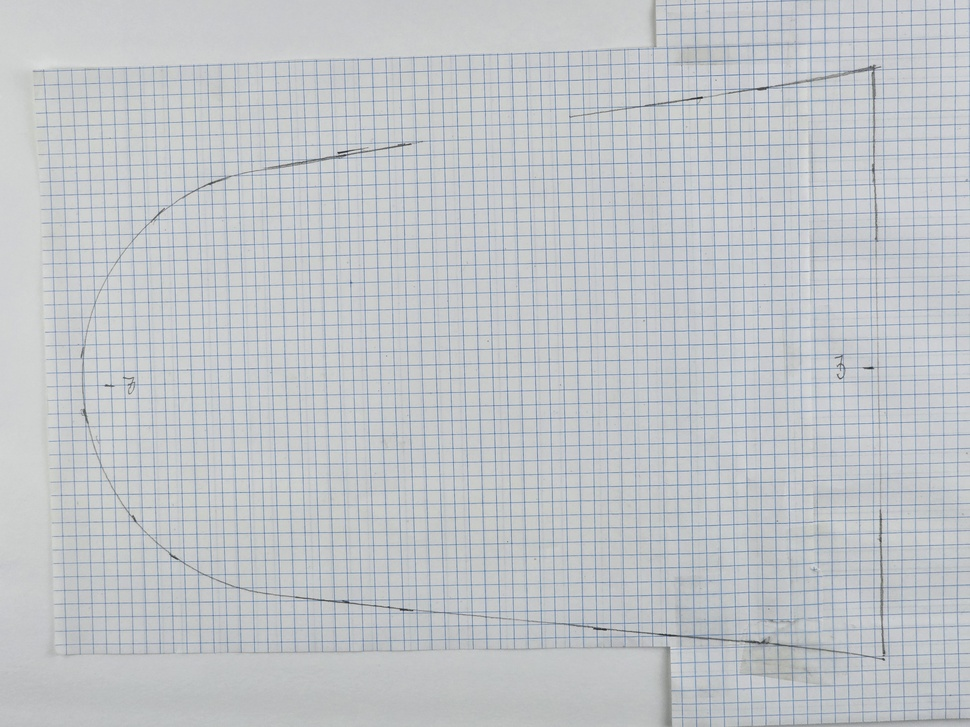
#> input picture Third Analysis/20260917_175649.jpg, 970 x 727 px, shrunk from 4000 x 3000 before the run, given in place of 20260917_175649.png, which was not available
$ python measure_period.py
#> lines starting #> are read from the running program, lines starting #| are printed output that depends on the picture; pictures that were not available may be replaced by others from this repository, and a replacement may not be noted
import numpy as np
from PIL import Image

img = np.array(Image.open(r'20260917_175649.png').convert('RGB'))
#> img is the input picture: shape (727, 970, 3); mean R, G, B 191.3, 195.5, 199.6
R,G,B = img[:,:,0], img[:,:,1], img[:,:,2]
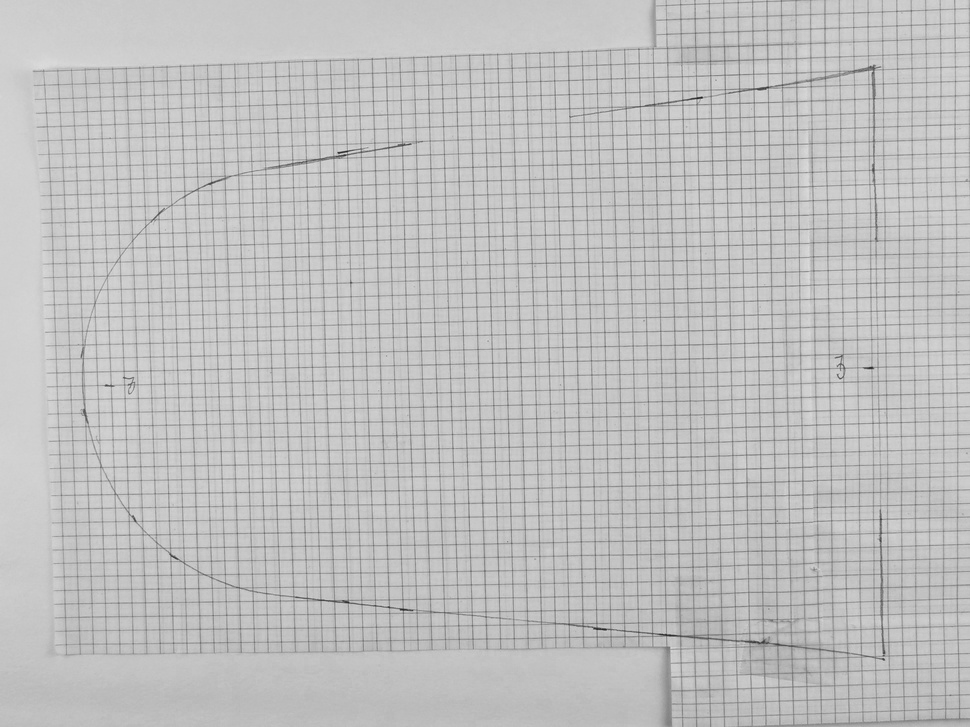
#> R: shape (727, 970); min 30, max 221, mean 191.3
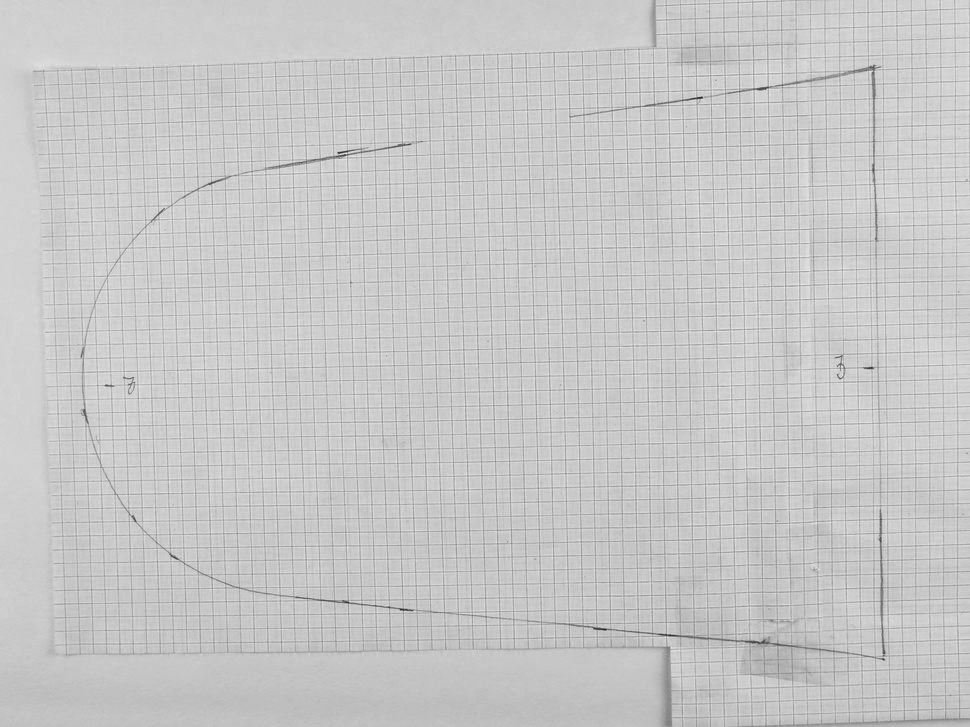
#> B: shape (727, 970); min 31, max 236, mean 199.6
# strong blue dominance signal
sig = (B.astype(np.int32) - np.maximum(R.astype(np.int32), G.astype(np.int32)))
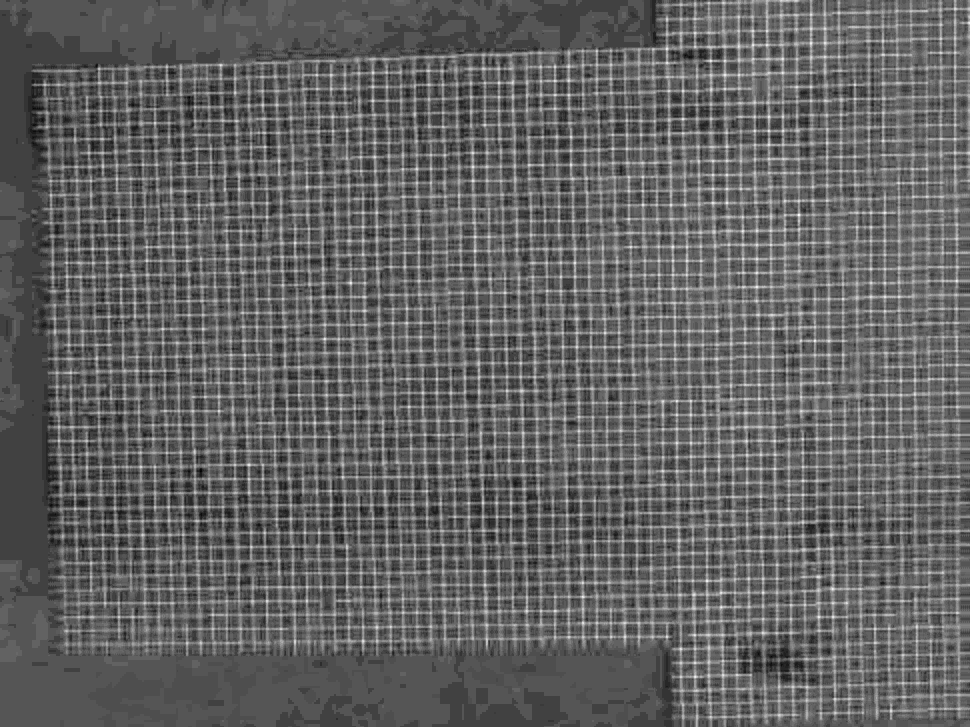
#> sig: shape (727, 970) int32; min -11, max 28, mean 4.1; drawn with min black and max white
# keep positive blue-leaning pixels, else 0
sig2 = np.clip(sig, 0, None)
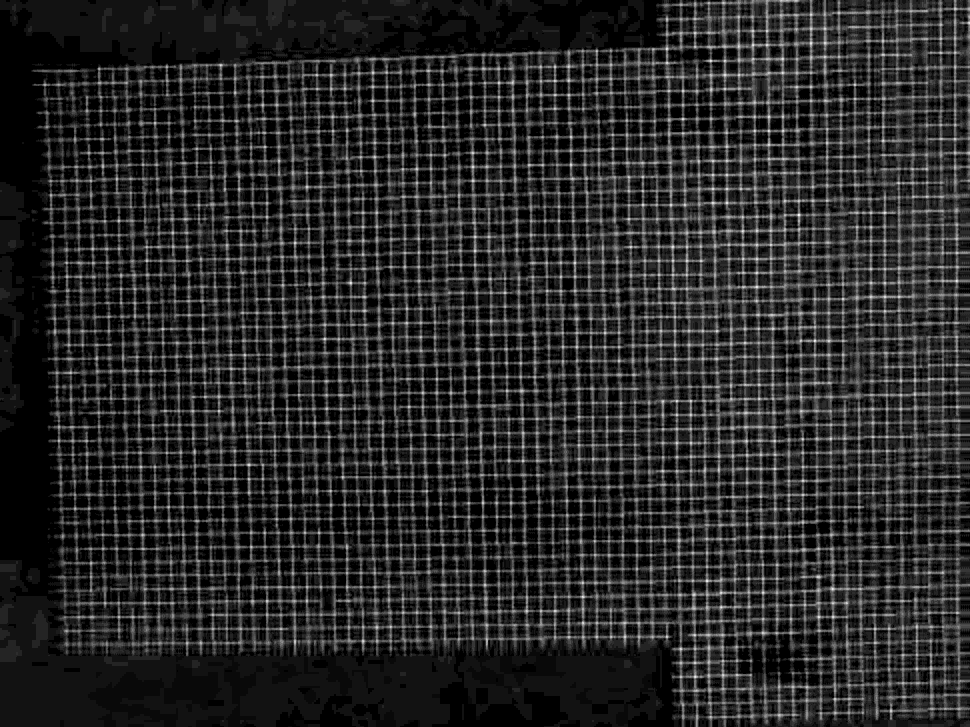
#> sig2: shape (727, 970) int32; min 0, max 28, mean 4.4; drawn with min black and max white

col = sig2.sum(axis=0)
#> col = 970 values, max 7016 at index 956, min 306 at index 24, mean 3198.2
row = sig2.sum(axis=1)
#> row = 727 values, max 6106 at index 628, min 1468 at index 726, mean 4267.1

# print top 50 local maxima positions and their values in selected bands only
for name, arr in [('col', col), ('row', row)]:
    print('---', name)
    # rough local maxima by comparing neighbors
    maxima = []
    for i in range(1, len(arr)-1):
        if arr[i] >= arr[i-1] and arr[i] >= arr[i+1] and arr[i] > 200:
            maxima.append((i, int(arr[i])))
    print('num maxima >200', len(maxima))
    # show first 50 maxima sorted by position
    for m in maxima[:50]:
        print(m)
    # print average spacing among signals > threshold over top maxima
    if maxima:
        pos = np.array([m[0] for m in maxima])
        diffs = np.diff(pos)
        print('avg spacing among maxima', float(np.median(diffs)), 'min', float(diffs.min()), 'max', float(diffs.max()))
#> this loop made 2 passes
#> name on passes 1 to 2: 'col', 'row'
#> (printed output is left out)

print('image size', img.shape)
#| image size (727, 970, 3)
